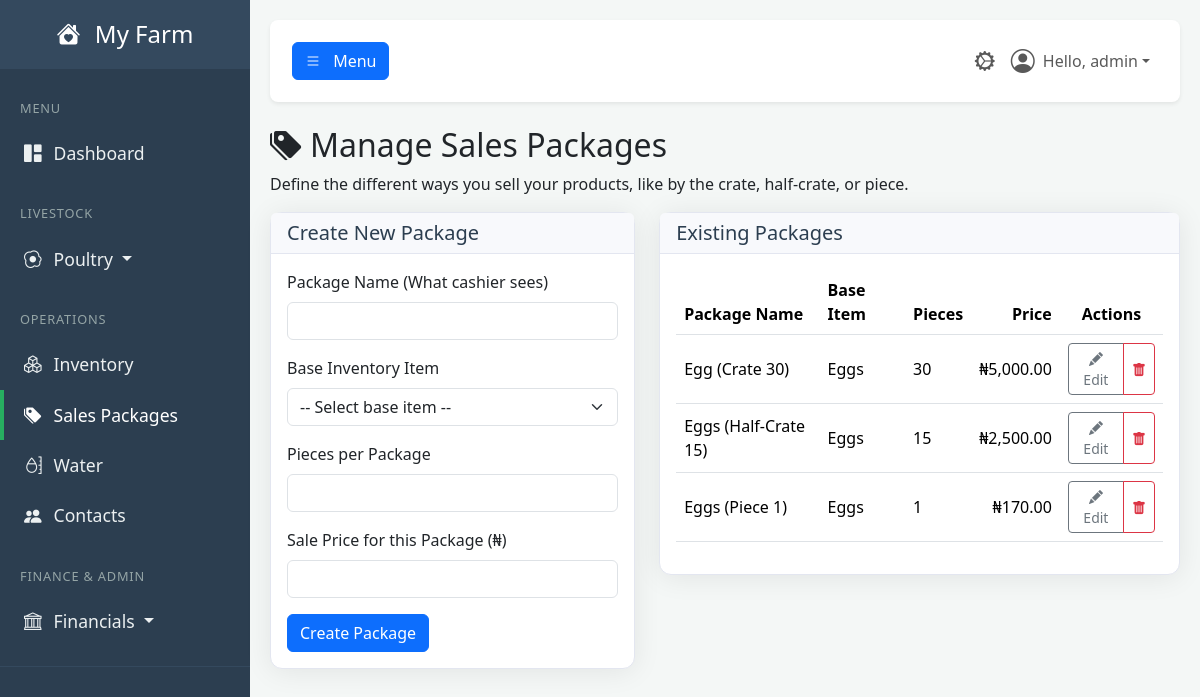
Page /sales/packages (signed in) on the earlier database version.
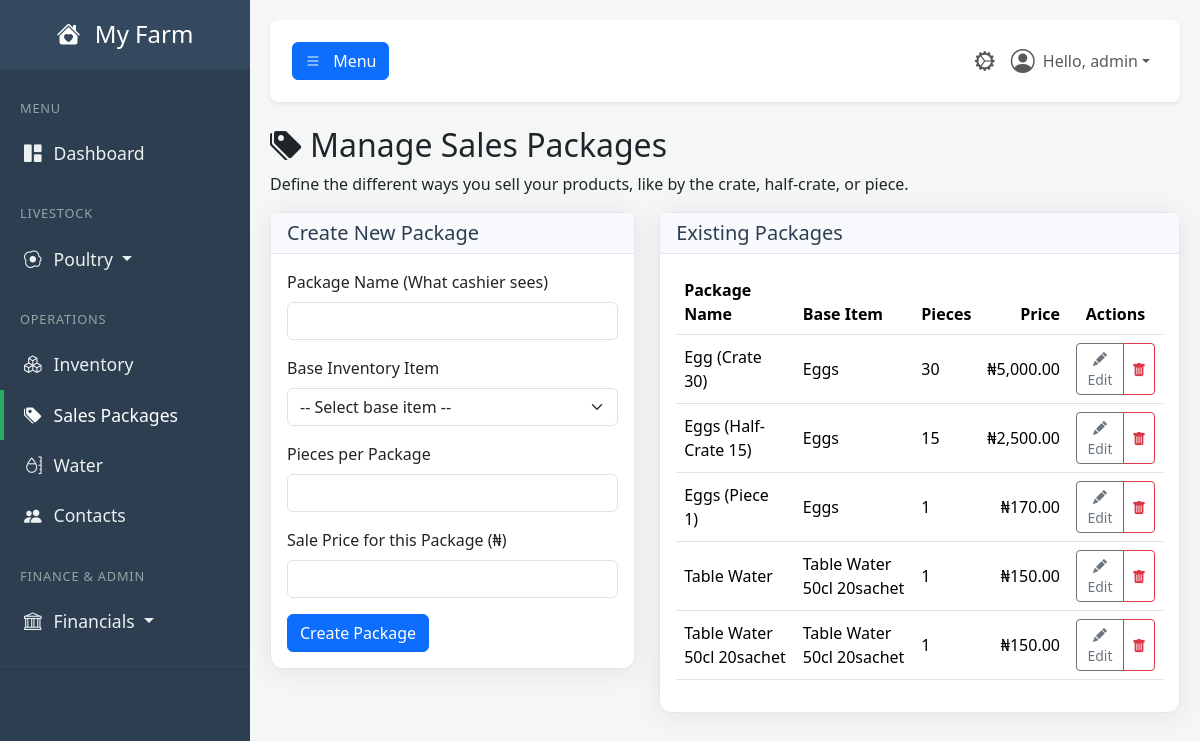
Same page on the later database version.
### tables this page shows
CREATE TABLE sales_packages (
        id INTEGER PRIMARY KEY AUTOINCREMENT,
        package_name TEXT NOT NULL UNIQUE,
        base_inventory_item_id INTEGER NOT NULL,
        quantity_per_package INTEGER NOT NULL,
        sale_price REAL NOT NULL,
        FOREIGN KEY (base_inventory_item_id) REFERENCES inventory(id)
    );

CREATE TABLE inventory (
            id INTEGER PRIMARY KEY,
            name TEXT NOT NULL,
            category TEXT NOT NULL,
            quantity REAL NOT NULL,
            unit TEXT NOT NULL,
            unit_cost REAL NOT NULL DEFAULT 0,
            sale_price REAL NOT NULL DEFAULT 0,
            low_stock_threshold REAL,
            expiry_date TEXT,
            created_at TIMESTAMP DEFAULT CURRENT_TIMESTAMP
        );

### app.py (the view)
@app.route('/sales/packages')
@login_required
@permission_required('view_sales_packages')
def manage_sales_packages():
    db = get_db()
    base_items = db.execute("SELECT * FROM inventory WHERE category = 'Produce' ORDER BY name").fetchall()
    packages = db.execute("""
        SELECT sp.*, i.name as base_item_name
        FROM sales_packages sp JOIN inventory i ON sp.base_inventory_item_id = i.id
        ORDER BY sp.package_name
    """).fetchall()
    return render_template(
        'manage_sales_packages.html',
        user=g.user,
        base_items=base_items,
        packages=packages
    )

### app.py (called while the page is built)
def get_db():
    if 'db' not in g:
        g.db = sqlite3.connect(DATABASE)
        g.db.row_factory = sqlite3.Row
    return g.db

def login_required(f):
    @wraps(f)
    def decorated_function(*args, **kwargs):
        if 'user_id' not in session:
            flash('Please log in to access this page.', 'warning')
            return redirect(url_for('login'))
        g.user = User.get_by_id(session['user_id'])
        if not g.user:
            session.clear()
            return redirect(url_for('login'))
        return f(*args, **kwargs)
    return decorated_function

def permission_required(permission_name):
    def decorator(f):
        @wraps(f)
        def decorated_function(*args, **kwargs):
            if not hasattr(g, 'user') or not g.user.has_permission(permission_name):
                flash('You do not have the required permission.', 'danger')
                return redirect(url_for('dashboard'))
            return f(*args, **kwargs)
        return decorated_function
    return decorator

### templates/manage_sales_packages.html (shortened to what the changed rows need)
{% extends "base.html" %}
{% block content %}
    <h1 class="h2"><i class="bi bi-tags-fill me-2"></i>Manage Sales Packages</h1>
    <div class="row">
        <div class="col-lg-7">
            <div class="card shadow-sm">
                <div class="card-body">
                    <div class="table-responsive">
                        <table class="table table-hover align-middle">
                            <thead><tr><th>Package Name</th><th>Base Item</th><th>Pieces</th><th class="text-end">Price</th><th class="text-center">Actions</th></tr></thead>
                            <tbody>
                                {% for pkg in packages %}
                                <tr>
                                    <td>{{ pkg.package_name }}</td><td>{{ pkg.base_item_name }}</td>
                                    <td>{{ pkg.quantity_per_package }}</td><td class="text-end">₦{{ '{:,.2f}'.format(pkg.sale_price) }}</td>
                                    <td class="text-center">
                                        <div class="btn-group btn-group-sm">
                                            <button class="btn btn-outline-secondary" data-bs-toggle="modal" data-bs-target="#editPackageModal"
                                                data-bs-id="{{ pkg.id }}"
                                                data-bs-name="{{ pkg.package_name }}"
                                                data-bs-base-item-id="{{ pkg.base_inventory_item_id }}"
                                                data-bs-qty="{{ pkg.quantity_per_package }}"
                                                data-bs-price="{{ pkg.sale_price }}">
                                                <i class="bi bi-pencil-fill"></i> Edit
                                            </button>
                                            <button class="btn btn-outline-danger" onclick="document.getElementById('delete-package-form-{{ pkg.id }}').submit();">
                                                <i class="bi bi-trash-fill"></i>
                                            </button>
                                        </div>
                                    </td>
                                </tr>
                                {% else %}
                                <tr><td colspan="5" class="text-center p-4 text-muted">No sales packages defined yet.</td></tr>
                                {% endfor %}
                            </tbody>
                        </table>
                    </div>
                </div>
            </div>
        </div>
    </div>
{% endblock %}

Differences in the rows shown:
added sales_packages: package_name "Table Water", base_item_name "Table Water 50cl 20sachet", quantity_per_package "1", sale_price "150.00"
added sales_packages: package_name "Table Water 50cl 20sachet", base_item_name "Table Water 50cl 20sachet", quantity_per_package "1", sale_price "150.00"
